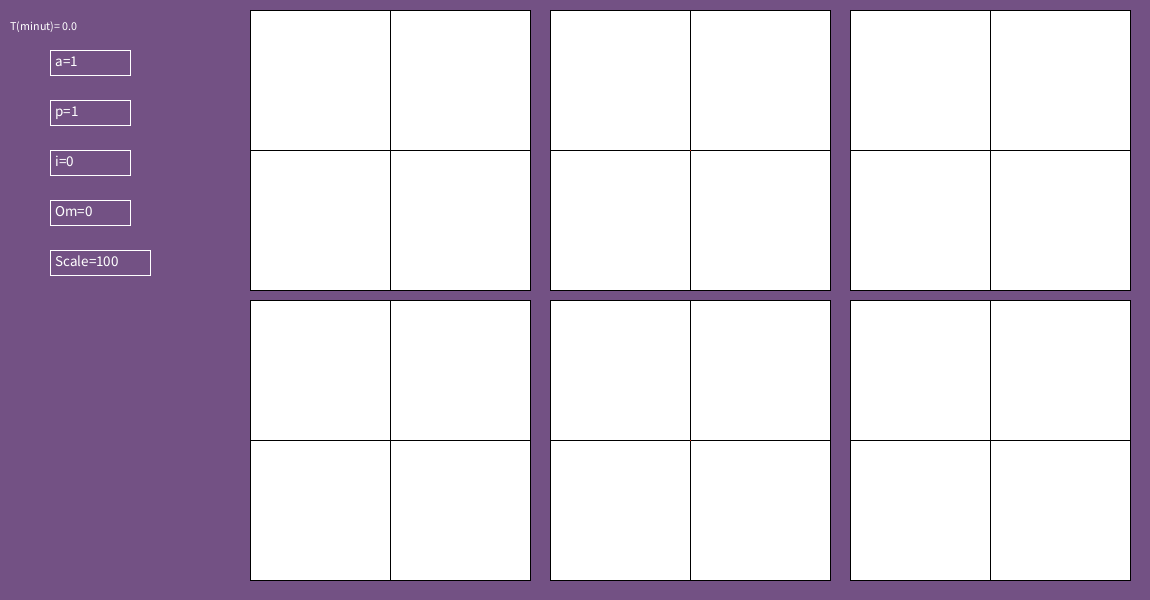
Frame 1 (no input)
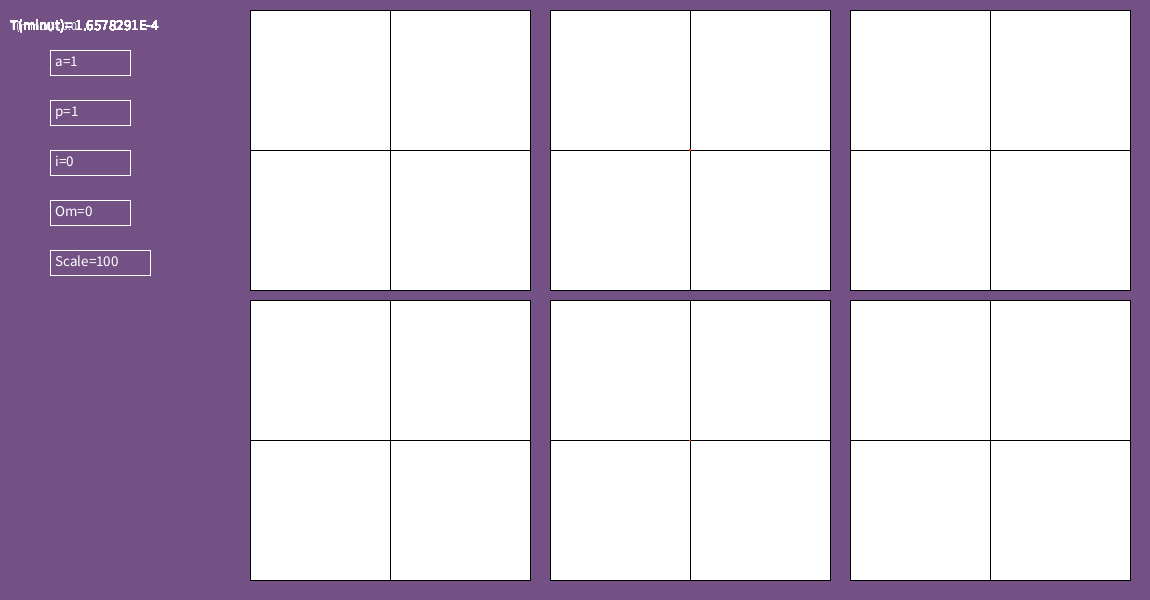
Frame 60 (the mouse pressed at the canvas centre just before this capture)
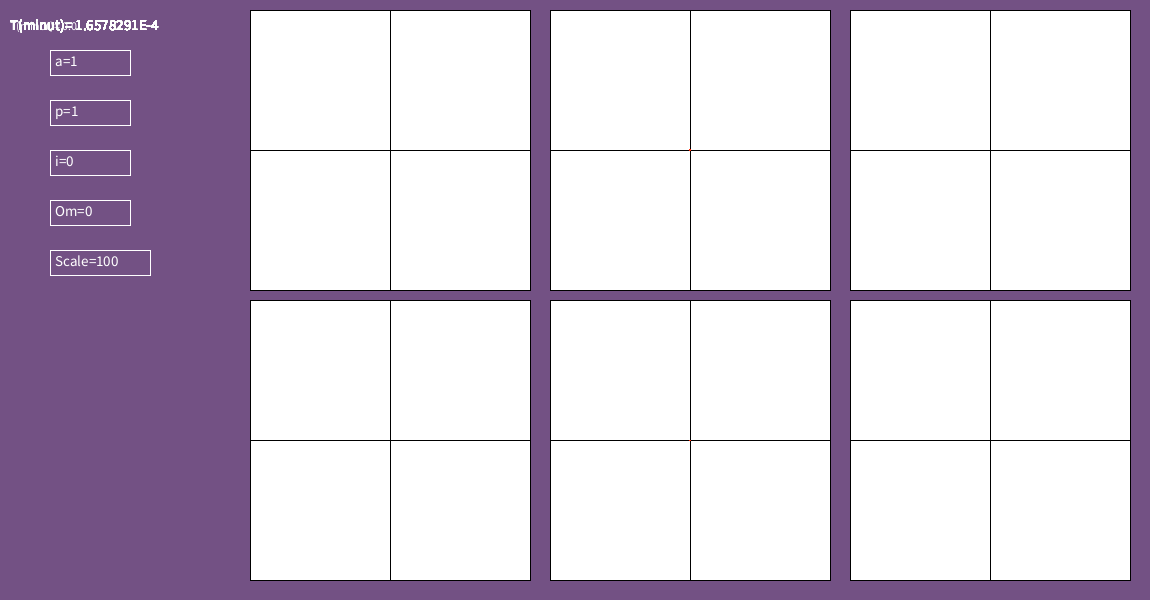
Frame 120 (the mouse held since frame 60 and released just before this capture)

The Processing sketch that drew these frames (run headless with seeded random() and noise(); from frame 60 on, the mouse is pressed at the canvas centre):

// Processing sketch: ellips
// ── ellips.pde
float t = 0;                    // Time var
float mu = 398600;            //Gravity cnt
float scale = 1;              //scale for plot
track realBR = new track();   //Class of track
dot[] dots = new dot[314];    //array of dots

void setup()
{
 size(1150,600); 
 restart();
}

void draw()
{
  text("T(minut)= "+2*3.14*sqrt(realBR.a*realBR.a*realBR.a/mu)/60,10,30);        // Period
  if (millis()%100>20)
  {t = t+float(millis()%100)/1000; }
  
  sb1 = textrect(50, 50,80,25,s1,sb1,"a=");    //enter parametrs
  sb2 = textrect(50, 100,80,25,s2,sb2,"p=");
  sb3 = textrect(50, 150,80,25,s3,sb3,"i=");
  sb4 = textrect(50, 200,80,25,s4,sb4,"Om=");
  sb5 = textrect(50, 250,100,25,s5,sb5,"Scale=");
  
  realBR.a=float(s1);
  realBR.p=float(s2);
  realBR.i=float(s3)*3.14/180;
  realBR.Om=float(s4)*3.14/180;
  scale = float(s5);scale = float(s5);
  
  plot_drawXY(250,10,280,280,dots);
  plot_drawXZ(250,300,280,280,dots);
  plot_pointXY(550,10,280,280,realBR.now(t));
  plot_pointXZ(550,300,280,280,realBR.now(t));

}


void keyPressed()
{
     if (sb1)                           
   {s1 = entertext(s1); restart();}
     if (sb2)
     {s2 = entertext(s2); restart();}              //block of text input
         if (sb3)
         {s3 = entertext(s3); restart();} 
              if (sb4)
              {s4 = entertext(s4); restart();} 
                  if (sb5)
                  {s5 = entertext(s5); restart();}               
}

// ── Functions.pde
void plot_grid(int x,int y,int dx,int dy)    //Draw grid
{
 fill(255);
 rect(x,y,dx,dy); 
 stroke(0);
 line(x+dx/2,y,x+dx/2,y+dy);
 line(x,y+dy/2,x+dx,y+dy/2);    //Axis
}

//////////////////////////////////
void plot_drawXY(int x,int y,int dx,int dy, dot[] D)    // Draw ellips
{
   for (int i=1;i<=313;i++)
   {
   stroke(#ff2400);
   line(D[i-1].x/scale+x+dx/2,D[i-1].y/scale+y+dy/2,D[i].x/scale+x+dx/2,D[i].y/scale+y+dy/2);
   } 
}

//////////////////////////////////
void plot_drawXZ(int x,int y,int dx,int dy, dot[] D)    // Draw ellips
{
   for (int i=1;i<=313;i++)
   {
   stroke(#ff2400);
   line(D[i-1].x/scale+x+dx/2,D[i-1].z/scale+y+dy/2,D[i].x/scale+x+dx/2,D[i].z/scale+y+dy/2);
   } 
}

//////////////////////////////////
void plot_pointXY(int x,int y,int dx,int dy, dot D)    // point-Draw ellips
{
   stroke(#ff2400);
   line(D.x/scale+x+dx/2,D.y/scale+y+dy/2,D.x/scale+x+dx/2,D.y/scale+y+dy/2);
}

//////////////////////////////////
void plot_pointXZ(int x,int y,int dx,int dy, dot D)    // point-Draw ellips
{
   stroke(#ff2400);
   line(D.x/scale+x+dx/2,D.z/scale+y+dy/2,D.x/scale+x+dx/2,D.z/scale+y+dy/2);
}

//////////////////////////////////
void restart()         //refresh canvas
{
t = 0;  
  
background(0x735184);
plot_grid(250,10,280,280);   //grid XY 1 
plot_grid(250,300,280,280);   //grid XZ 1  

plot_grid(550,10,280,280);   //grid XY 2
plot_grid(550,300,280,280);   //grid XZ 2

plot_grid(850,10,280,280);   //grid XY 3  
plot_grid(850,300,280,280);   //grid XZ 3

dots = create_ellips(realBR);
}

//////////////////////////////////
dot[] create_ellips(track T)    //return array of dots for THE Track
{
 dot[] d = new dot[314];
 
   for (int teta=0;teta<=313;teta++)
   {
   d[teta] = T.create(2*float(teta)/100);
   }
 return d ;
}

//////////////////////////////////

// ── dot.pde
public class dot
{
 public float x; 
 public float y;
 public float z;
}

// ── text_fcn.pde
String s1 = "1";
boolean sb1 = false;
String s2 = "1";
boolean sb2 = false;
String s3 = "0";            //var parametrs orbit
boolean sb3 = false;
String s4 = "0";
boolean sb4 = false;
String s5 = "100";
boolean sb5 = false;
    

String entertext(String s)        //Function for entering text
{
     if ((key>='0')&&(key<='9')&&(s.length()<4)||(key==46)||(key=='-'))
    {
    s+=key;
    }
    
     if ((int(key)==8)&&(s.length()>0))
    {
    s = s.substring(0,s.length()-1);
    } 
    return s;
}


boolean textrect(int x, int y, int xh, int yh, String s, boolean sb, String comm)    
{                                              //function for drawing rect-text
  fill(#735184); 
  stroke(255);
  rect(x,y,xh,yh);
  if ((mouseX>=x)&&(mouseX<=x+xh)&&(mouseY>y)&&(mouseY<=y+yh))
  {
  fill(#806b2a);               //Block of rect
  rect(x,y,xh,yh);
  sb = true;
  }
  else
  {sb = false;}
  
  fill(255);
  textSize(15);                         //Block of output text
  text(comm+s, x+5, y+16);
  
  return sb;
}

// ── track.pde
public class track
{
 public float a; 
 public float p;
 public float i;
 public float Om;
 
 public dot create(float theta)
 {
   float e = sqrt(1-p/a);
   dot d = new dot();
   
    d.x = cos(i)*cos(Om)*cos(theta)*a*(1-e*e)/(1+e*cos(theta)) - sin(theta)*sin(Om)*a*(1-e*e)/(1+e*cos(theta));
    
    d.y = cos(i)*sin(Om)*cos(theta)*a*(1-e*e)/(1+e*cos(theta)) + sin(theta)*cos(Om)*a*(1-e*e)/(1+e*cos(theta));
    
    d.z = sin(i)*cos(theta)*a*(1-e*e)/(1+e*cos(theta));
    
    return d;
 }
 
 public dot now(float t)
 {
  float mu = 398600;
  float theta = 0;
  float e = sqrt(1-p/a);
  float M = t*sqrt(mu/(a*a*a));
  float E = 0;
   dot d = new dot();
  
    for (int n=0;n<=6;n++)
    {
    E=M+e*sin(E);
    }
  
  theta = 2*atan(sqrt((1+e)/(1-e))*tan(E/2));
  
    d.x = cos(i)*cos(Om)*cos(theta)*a*(1-e*e)/(1+e*cos(theta)) - sin(theta)*sin(Om)*a*(1-e*e)/(1+e*cos(theta));
    d.y = cos(i)*sin(Om)*cos(theta)*a*(1-e*e)/(1+e*cos(theta)) + sin(theta)*cos(Om)*a*(1-e*e)/(1+e*cos(theta));
    d.z = sin(i)*cos(theta)*a*(1-e*e)/(1+e*cos(theta));  
    
   return d;
 }
}
